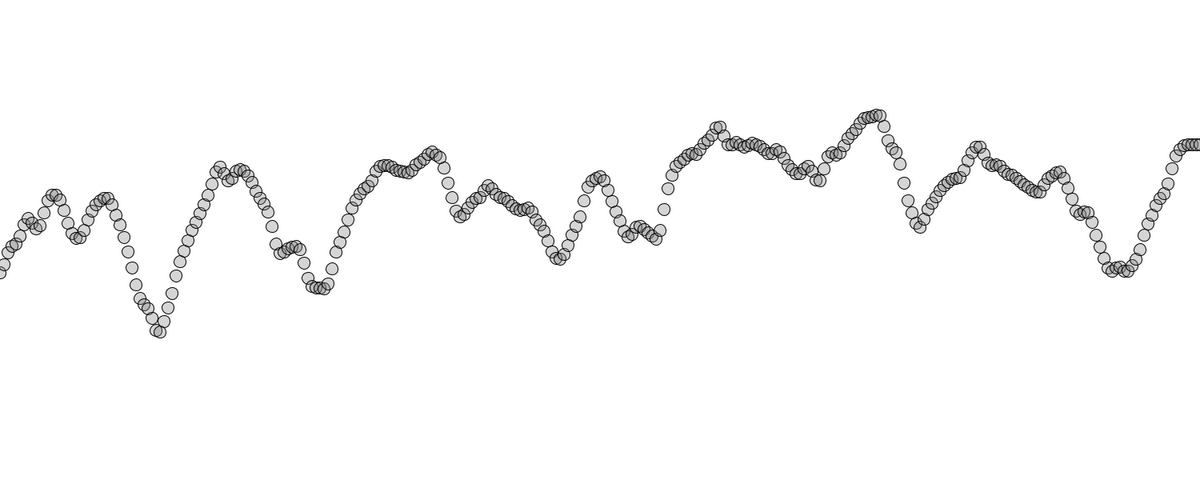
Frame 1 (no input)
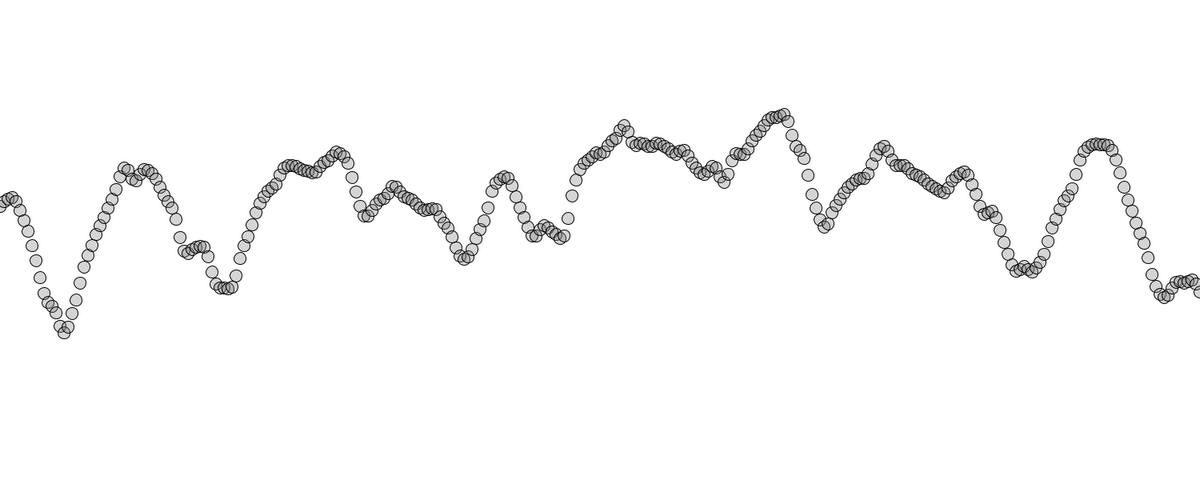
Frame 60 (the mouse pressed at the canvas centre just before this capture)
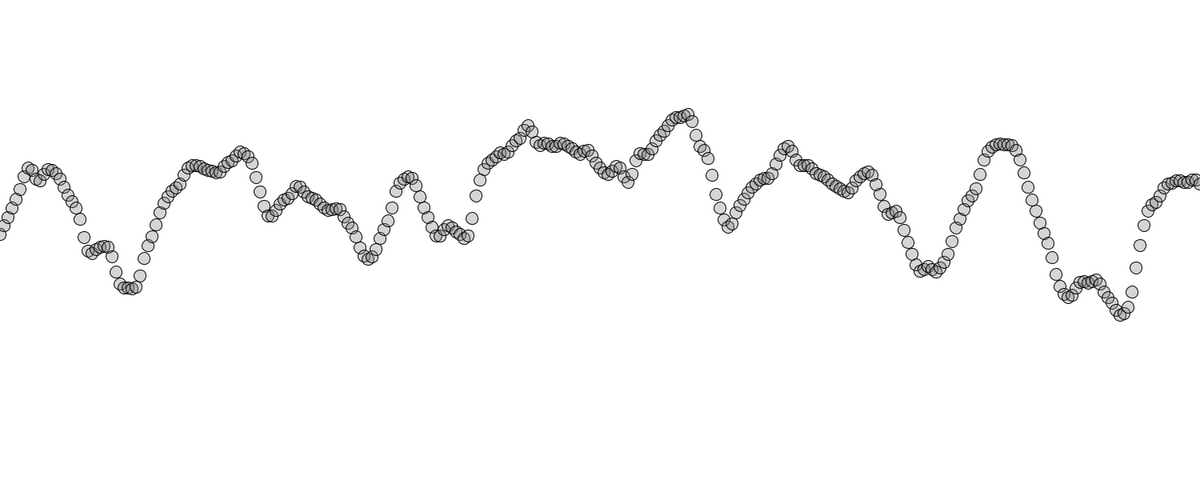
Frame 120 (the mouse held since frame 60 and released just before this capture)

The Processing sketch that drew these frames (run headless with seeded random() and noise(); from frame 60 on, the mouse is pressed at the canvas centre):

// Processing sketch: wave
// ── wave.pde
float aVel = 0.05;
float sa = 0;

void setup() {
  size(1500, 600);
}

void draw() {
  background(255);
  translate(0, height/2);

  //perlin noise
  //noise(a)(0,1) in place of sin(a)(-1,1)

  sa += 0.02;
  float a = sa;

  for (int x = 0; x <= width; x += 5) {
    float y = map(noise(a), 0, 1, -200, 200);
    fill(127, 84);
    stroke(0);
    //noStroke();
    ellipse(x, y, 15, 15);

    a += aVel;
  }
}
